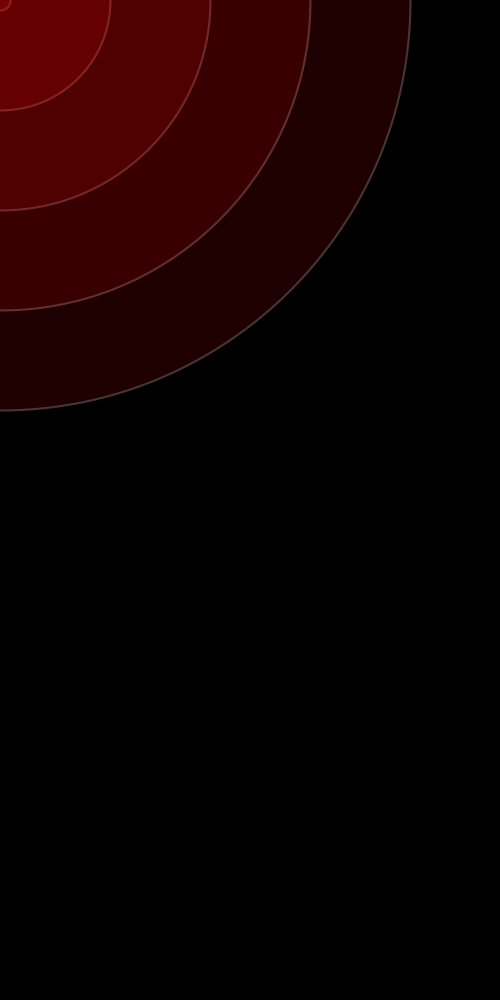
Frame 1 (no input)
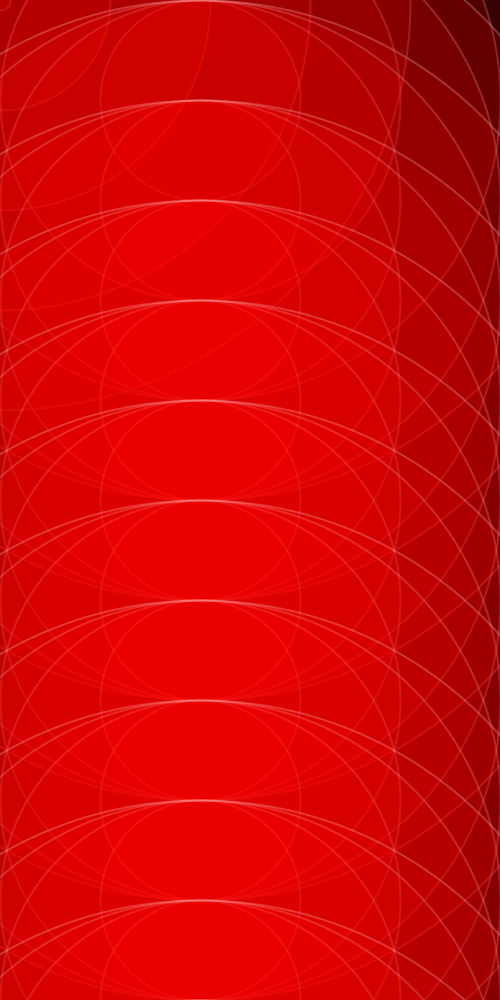
Frame 60 (the mouse pressed at the canvas centre just before this capture)
Frame 120 (the mouse held since frame 60 and released just before this capture): identical to frame 60, image omitted

The Processing sketch that drew these frames (run headless with seeded random() and noise(); from frame 60 on, the mouse is pressed at the canvas centre):

// Processing sketch: processing_32477
// ── processing_32477.pde




int x = 20;
float y = 0;
float ding = 0;

void setup(){

  size(500,1000);
 // beginRecord(PDF, "wow5.pdf");
  noFill();
  background (0);
  
  
}



void draw (){
 while (x<1000){
  fill(255,0,0,30);
  strokeWeight(2);
   stroke (255,200,200,70);
    ellipse ( y, ding ,x,x);
  x=x+ 200;
 }
  if (x > 500){
  y=0;
  ding = ding +100;
 }
 
 y=y+ 200
   ;
 x=0;
     

}

//void mouseClicked(){
 //endRecord(); 
//}  
                
